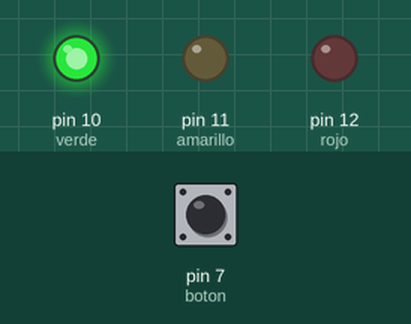
This sketch was run on a simulated Arduino Uno, built with avr-gcc and run on an emulated ATmega328P. On the bench: output pins drawn as LEDs (lit = HIGH). Inputs (shaded band) come from the test bench; at power-on: pin 7 (boton) LOW.

Above: at 1.2 s.
1.3 s: pin 7 (boton) pulled HIGH for 0.15 s
At 2.3 s:
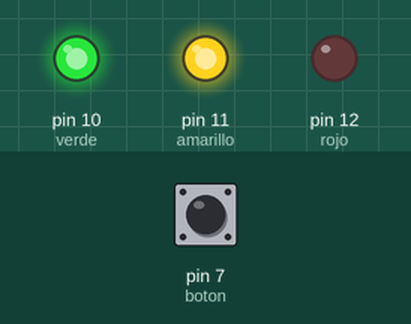
At 3.8 s:
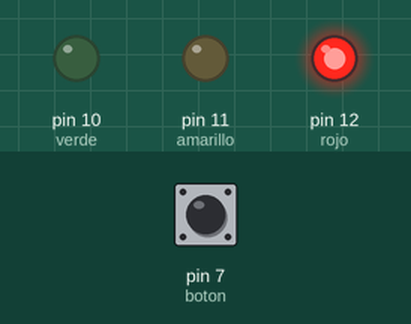
7.4 s: pin 7 (boton) driven LOW
Timing chart, 0 to 10.4 s (numbered marks = the images above; inputs shaded):
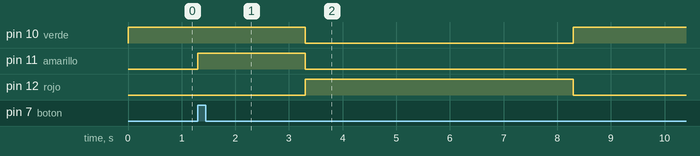

The sketch:

semaforo_pulsador.ino
```cpp
//Daiana Dominikow - 2020

//los pines
int contador =0;
int rojo = 12;
int amarillo = 11;
int verde = 10;
int boton = 7;
int pulsador;

void setup() {

pinMode(rojo , OUTPUT );
pinMode(amarillo , OUTPUT );
pinMode(verde , OUTPUT );
pinMode(boton , INPUT ); //pulsador

}

void loop(){

  if (digitalRead(boton)){
    digitalWrite(amarillo,HIGH);
    delay(2000);
    digitalWrite(amarillo,LOW);
    digitalWrite(verde,LOW);
    digitalWrite(rojo,HIGH);
    delay(5000);
  } else {
    digitalWrite(verde,HIGH);
    digitalWrite(rojo,LOW);
    digitalWrite(amarillo,LOW);
  }

}
```

Measured:
- after the input at 1.3 s, pin 10 (verde): HIGH → LOW after 2.0 s; pin 11 (amarillo): LOW → HIGH at once, → LOW 2.0 s later; pin 12 (rojo): LOW → HIGH after 2.0 s
